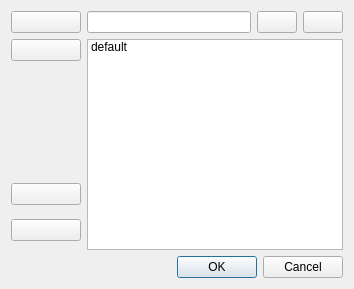
<?xml version="1.0" encoding="UTF-8"?>
<ui version="4.0">
 <class>Dialog</class>
 <widget class="QDialog" name="Dialog">
  <property name="geometry">
   <rect>
    <x>0</x>
    <y>0</y>
    <width>354</width>
    <height>289</height>
   </rect>
  </property>
  <property name="windowTitle">
   <string>Dialog</string>
  </property>
  <layout class="QVBoxLayout" name="verticalLayout_6">
   <item>
    <layout class="QHBoxLayout" name="horizontalLayout_2">
     <item>
      <layout class="QVBoxLayout" name="verticalLayout_4">
       <item>
        <widget class="QPushButton" name="open">
         <property name="maximumSize">
          <size>
           <width>16777215</width>
           <height>16777215</height>
          </size>
         </property>
         <property name="text">
          <string/>
         </property>
         <property name="icon">
          <iconset>
           <normaloff>../icons/document-open.svg</normaloff>../icons/document-open.svg</iconset>
         </property>
         <property name="iconSize">
          <size>
           <width>24</width>
           <height>24</height>
          </size>
         </property>
        </widget>
       </item>
       <item>
        <widget class="QPushButton" name="paste">
         <property name="maximumSize">
          <size>
           <width>16777215</width>
           <height>16777215</height>
          </size>
         </property>
         <property name="text">
          <string/>
         </property>
         <property name="icon">
          <iconset>
           <normaloff>../icons/edit-paste.svg</normaloff>../icons/edit-paste.svg</iconset>
         </property>
         <property name="iconSize">
          <size>
           <width>24</width>
           <height>24</height>
          </size>
         </property>
        </widget>
       </item>
       <item>
        <widget class="Label" name="image">
         <property name="sizePolicy">
          <sizepolicy hsizetype="Expanding" vsizetype="Preferred">
           <horstretch>0</horstretch>
           <verstretch>0</verstretch>
          </sizepolicy>
         </property>
         <property name="text">
          <string/>
         </property>
         <property name="alignment">
          <set>Qt::AlignCenter</set>
         </property>
        </widget>
       </item>
       <item>
        <widget class="QStackedWidget" name="stack">
         <property name="sizePolicy">
          <sizepolicy hsizetype="Preferred" vsizetype="Maximum">
           <horstretch>0</horstretch>
           <verstretch>0</verstretch>
          </sizepolicy>
         </property>
         <property name="maximumSize">
          <size>
           <width>16777215</width>
           <height>16777215</height>
          </size>
         </property>
         <property name="frameShape">
          <enum>QFrame::NoFrame</enum>
         </property>
         <property name="lineWidth">
          <number>0</number>
         </property>
         <property name="currentIndex">
          <number>2</number>
         </property>
         <widget class="QWidget" name="floatPage">
          <layout class="QVBoxLayout" name="verticalLayout">
           <property name="leftMargin">
            <number>0</number>
           </property>
           <property name="topMargin">
            <number>0</number>
           </property>
           <property name="bottomMargin">
            <number>0</number>
           </property>
           <item>
            <widget class="QRadioButton" name="lessEqual">
             <property name="text">
              <string>&lt;=</string>
             </property>
             <property name="checked">
              <bool>true</bool>
             </property>
            </widget>
           </item>
           <item>
            <widget class="QRadioButton" name="less">
             <property name="text">
              <string>&lt;</string>
             </property>
            </widget>
           </item>
           <item>
            <widget class="QDoubleSpinBox" name="floatValue"/>
           </item>
          </layout>
         </widget>
         <widget class="QWidget" name="intPage">
          <layout class="QVBoxLayout" name="verticalLayout_2">
           <property name="margin">
            <number>0</number>
           </property>
           <item>
            <widget class="QSpinBox" name="intValue"/>
           </item>
          </layout>
         </widget>
         <widget class="QWidget" name="textPage">
          <layout class="QVBoxLayout" name="verticalLayout_3">
           <property name="margin">
            <number>0</number>
           </property>
           <item>
            <widget class="QPushButton" name="up">
             <property name="maximumSize">
              <size>
               <width>16777215</width>
               <height>16777215</height>
              </size>
             </property>
             <property name="text">
              <string/>
             </property>
             <property name="icon">
              <iconset>
               <normaloff>../icons/up.svg</normaloff>../icons/up.svg</iconset>
             </property>
             <property name="iconSize">
              <size>
               <width>24</width>
               <height>24</height>
              </size>
             </property>
            </widget>
           </item>
           <item>
            <widget class="QPushButton" name="down">
             <property name="maximumSize">
              <size>
               <width>16777215</width>
               <height>16777215</height>
              </size>
             </property>
             <property name="text">
              <string/>
             </property>
             <property name="icon">
              <iconset>
               <normaloff>../icons/down.svg</normaloff>../icons/down.svg</iconset>
             </property>
             <property name="iconSize">
              <size>
               <width>24</width>
               <height>24</height>
              </size>
             </property>
            </widget>
           </item>
          </layout>
         </widget>
        </widget>
       </item>
      </layout>
     </item>
     <item>
      <layout class="QVBoxLayout" name="verticalLayout_5">
       <item>
        <layout class="QHBoxLayout" name="horizontalLayout">
         <item>
          <widget class="QLineEdit" name="textValue"/>
         </item>
         <item>
          <widget class="QPushButton" name="addValue">
           <property name="maximumSize">
            <size>
             <width>16777215</width>
             <height>16777215</height>
            </size>
           </property>
           <property name="text">
            <string/>
           </property>
           <property name="icon">
            <iconset>
             <normaloff>../icons/add.svg</normaloff>../icons/add.svg</iconset>
           </property>
           <property name="iconSize">
            <size>
             <width>24</width>
             <height>24</height>
            </size>
           </property>
          </widget>
         </item>
         <item>
          <widget class="QPushButton" name="deleteValue">
           <property name="maximumSize">
            <size>
             <width>16777215</width>
             <height>16777215</height>
            </size>
           </property>
           <property name="text">
            <string/>
           </property>
           <property name="icon">
            <iconset>
             <normaloff>../icons/remove.svg</normaloff>../icons/remove.svg</iconset>
           </property>
           <property name="iconSize">
            <size>
             <width>24</width>
             <height>24</height>
            </size>
           </property>
          </widget>
         </item>
        </layout>
       </item>
       <item>
        <widget class="QListWidget" name="list">
         <item>
          <property name="text">
           <string>default</string>
          </property>
         </item>
        </widget>
       </item>
      </layout>
     </item>
    </layout>
   </item>
   <item>
    <widget class="QDialogButtonBox" name="buttonBox">
     <property name="standardButtons">
      <set>QDialogButtonBox::Cancel|QDialogButtonBox::Ok</set>
     </property>
    </widget>
   </item>
  </layout>
 </widget>
 <customwidgets>
  <customwidget>
   <class>Label</class>
   <extends>QLabel</extends>
   <header>displaywidgets/icons</header>
  </customwidget>
 </customwidgets>
 <resources/>
 <connections>
  <connection>
   <sender>buttonBox</sender>
   <signal>accepted()</signal>
   <receiver>Dialog</receiver>
   <slot>accept()</slot>
   <hints>
    <hint type="sourcelabel">
     <x>291</x>
     <y>299</y>
    </hint>
    <hint type="destinationlabel">
     <x>291</x>
     <y>160</y>
    </hint>
   </hints>
  </connection>
  <connection>
   <sender>buttonBox</sender>
   <signal>rejected()</signal>
   <receiver>Dialog</receiver>
   <slot>reject()</slot>
   <hints>
    <hint type="sourcelabel">
     <x>291</x>
     <y>299</y>
    </hint>
    <hint type="destinationlabel">
     <x>291</x>
     <y>160</y>
    </hint>
   </hints>
  </connection>
 </connections>
</ui>
